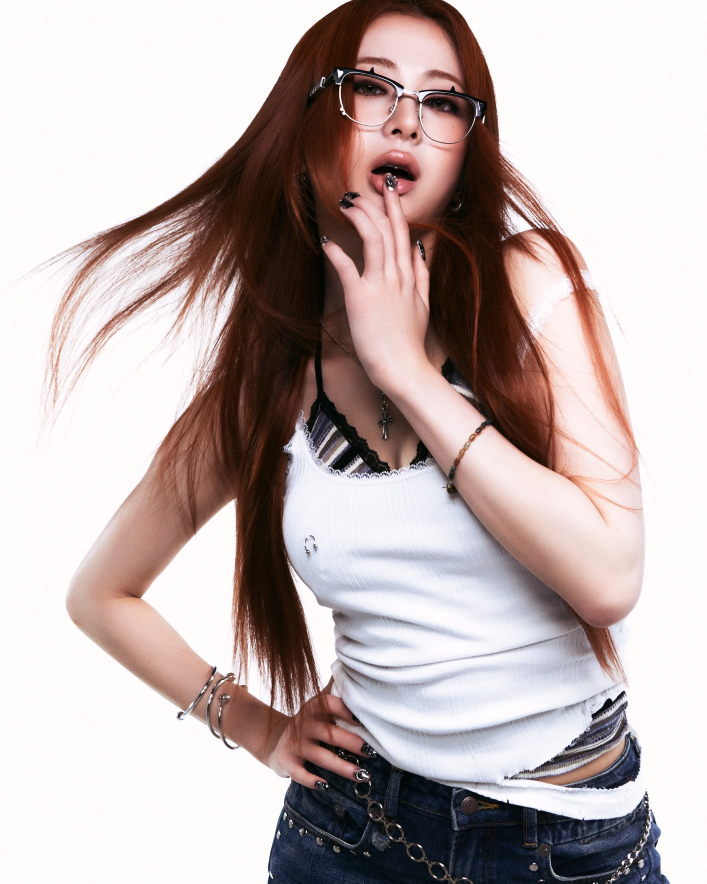
#> input picture COMPACT-BITES/COMPACT BITES YUNJIN (1).jpeg, 1414 x 1767 px (shown at 1/2 size)
$ python build_compact_bites.py
#> lines starting #> are read from the running program, lines starting #| are printed output that depends on the picture; after the words box and inside, x2 and y2 are one past the last pixel; in counts of white or black regions, pixels touching at a corner belong together
"""Rebuild the COMPACT-BITES image layers from the original supplied photographs."""
from pathlib import Path
import numpy as np
from PIL import Image, ImageDraw, ImageFilter, ImageFont
from scipy.ndimage import gaussian_filter, label

ROOT = Path(__file__).resolve().parents[1] / "COMPACT-BITES"
OUT = ROOT / "assets"
OUT.mkdir(exist_ok=True)

# The light seamless studio background can be removed using connected color
# regions. This retains the original full resolution and an antialiased edge.
photo = Image.open(ROOT / "COMPACT BITES YUNJIN (1).jpeg").convert("RGB")
#> photo is the input picture: PIL image 1414x1767 RGB; mean R, G, B 191.7, 178.6, 176.6
rgb = np.asarray(photo, dtype=np.float32)
brightness = rgb.min(axis=2)
neutral = rgb.max(axis=2) - rgb.min(axis=2)
candidate = (brightness > 231) & (neutral < 30)
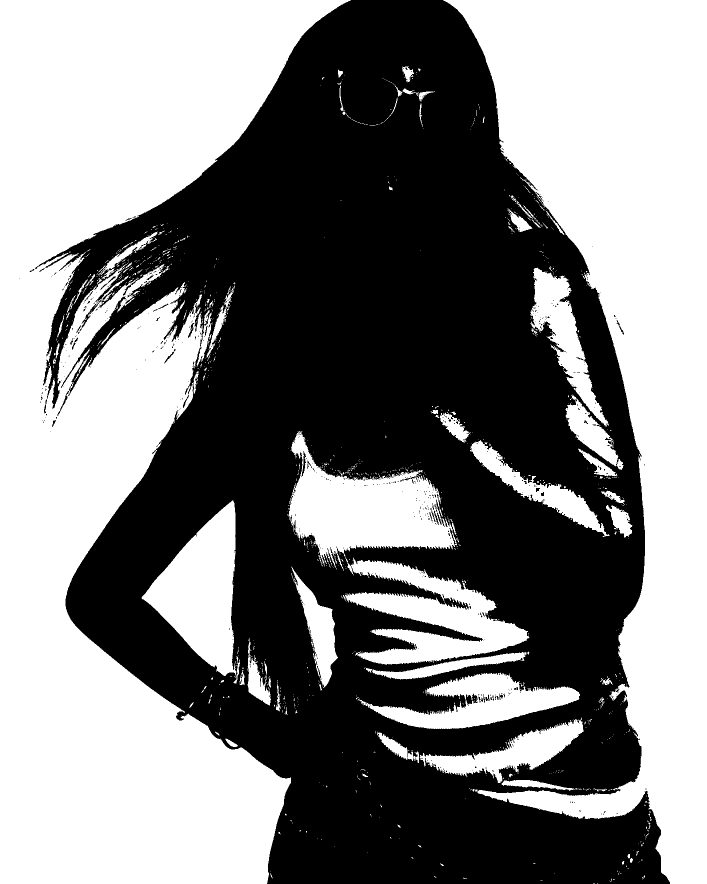
#> candidate: shape (1767, 1414) bool (shown at 1/2 size); 50.6% white; 552 black regions (509 under 20 px), largest, box (x1, y1, x2, y2) and area: (70, 0, 1340, 1767) 1231561, (603, 902, 612, 954) 164, (115, 791, 136, 832) 119
groups, count = label(candidate)
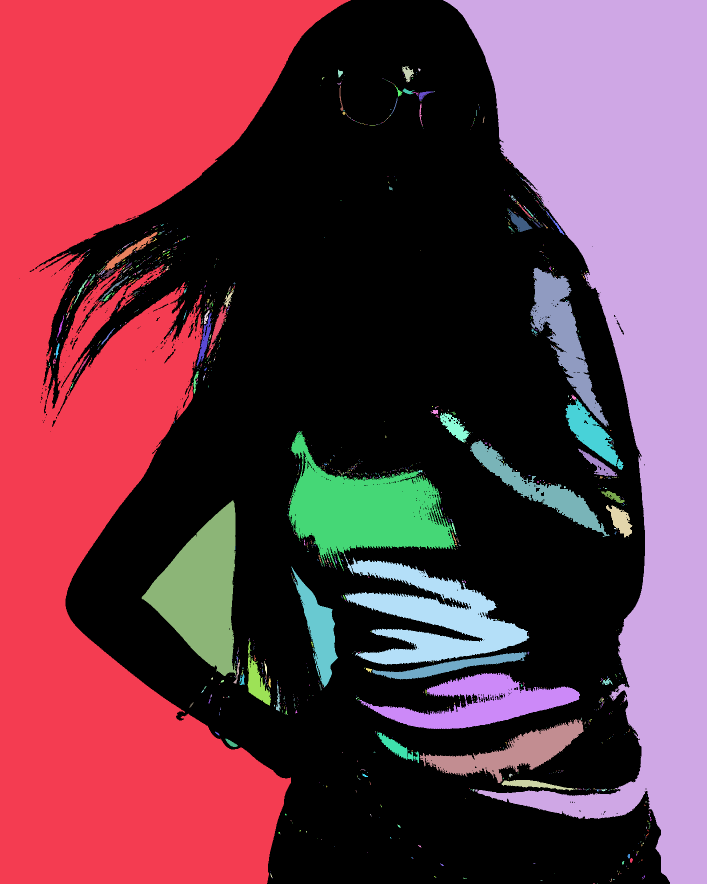
#> groups: shape (1767, 1414) int32 (shown at 1/2 size); 1928 distinct labels, from 0 to 1927; one colour per label, 0 black
#> count = 1927
edge = np.concatenate((groups[0], groups[-1], groups[:, 0], groups[:, -1]))
#> edge = 6362 values, max 1927 at index 2608, min 0 at index 702, mean 2.13
counts = np.bincount(edge[edge > 0], minlength=count + 1)
#> counts = 1928 values, max 3003 at index 1, min 0 at index 0, mean 2.79
background = np.isin(groups, np.where(counts > 120)[0])
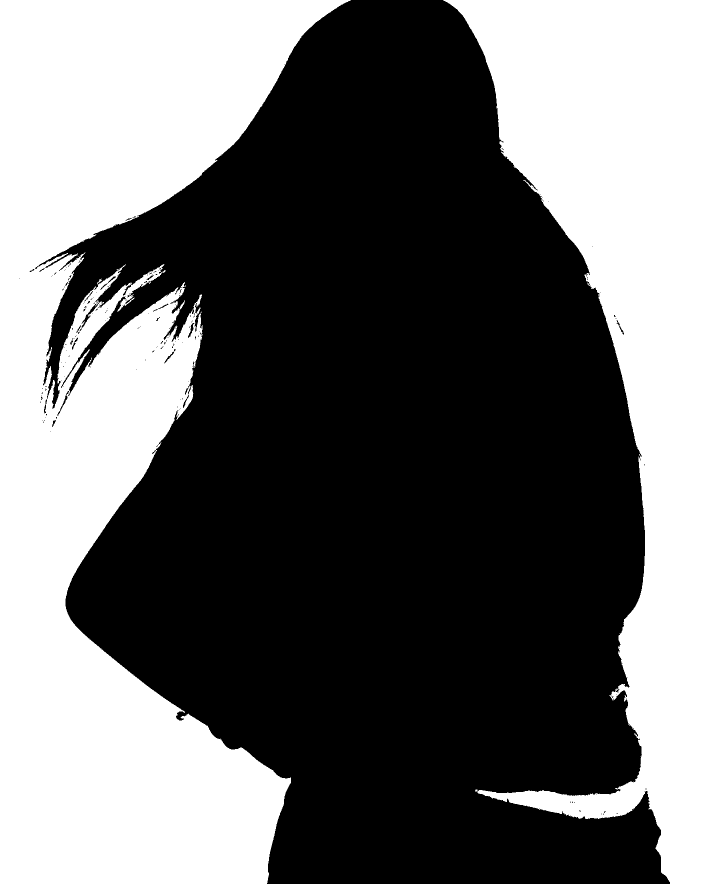
#> background: shape (1767, 1414) bool (shown at 1/2 size); 41.8% white; 2 white regions, box (x1, y1, x2, y2) and area: (0, 0, 702, 1767) 641072, (886, 0, 1414, 1767) 403263
# A large studio-white opening between the bent arm and torso is also empty.
# Only the opening under her bent left arm is an interior white region.
# It is sampled from the source, not inferred from shirt highlights.
arm_gap_id = groups[1100, 350]
#> arm_gap_id = 0
background |= (groups == arm_gap_id) & candidate
foreground = (~background).astype(np.float32)
alpha = gaussian_filter(foreground, 1.15)
subject = Image.fromarray(np.dstack((rgb.astype(np.uint8), (alpha * 255).astype(np.uint8))), "RGBA")
# Keep the full pixel dimensions while using a compact palette for the web.
subject.quantize(colors=256, method=Image.Quantize.FASTOCTREE,
                 dither=Image.Dither.FLOYDSTEINBERG).save(OUT / "subject.png", optimize=True)

# A clean plate with the subject entirely removed. The tones and fine grain
# are sampled from the studio backdrop and tinted for the poster composition.
w, h = 1920, 1200
yy, xx = np.mgrid[:h, :w]
grain = np.random.default_rng(21).normal(0, 2.2, (h, w))
glow = 18 * np.exp(-((xx - 950)**2 / (850**2) + (yy - 480)**2 / (790**2)))
base = np.stack((238 + glow + grain, 239 + glow + grain, 244 + glow + grain), axis=-1)
base = np.uint8(np.clip(base, 0, 255))
Image.fromarray(base, "RGB").save(OUT / "bg.jpg", quality=90, optimize=True)
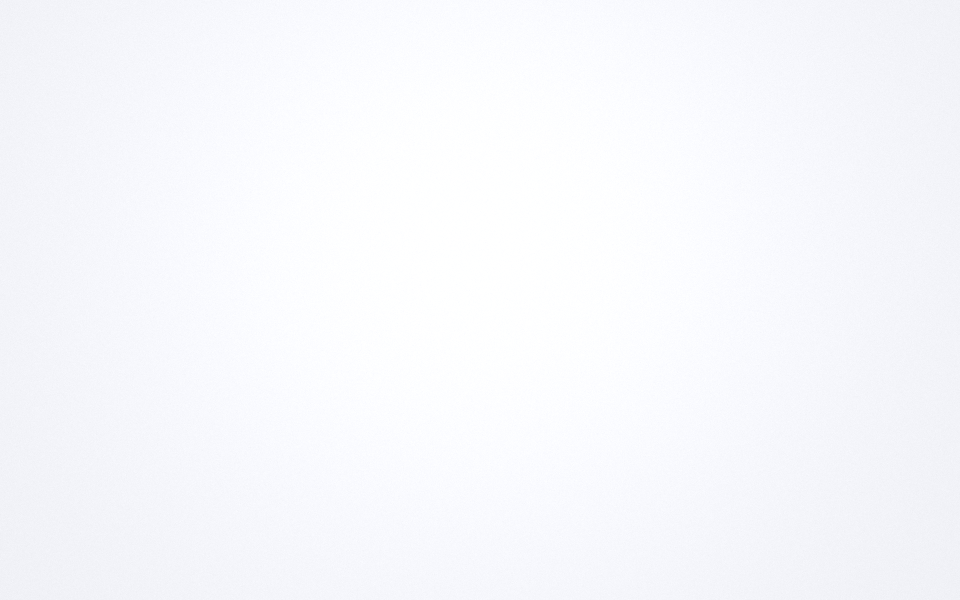
#> saved as bg.jpg: PIL image 1920x1200 RGB (shown at 1/2 size); mean R, G, B 247.8, 248.7, 252.5

font_bold = "/usr/share/fonts/truetype/dejavu/DejaVuSans-Bold.ttf"
font_regular = "/usr/share/fonts/truetype/dejavu/DejaVuSans.ttf"

def text_sticker(name, text, size, color, outline, angle):
#> called with name = 'graffiti-1.png', text = 'HOT & CRUNCHY!', size = 117, color = '#ef3154', outline = '#fff7e4', angle = 8
    layer = Image.new("RGBA", (1300, 370))
#> layer: PIL image 1300x370 RGBA; every value is 0
    draw = ImageDraw.Draw(layer)
    font = ImageFont.truetype(font_bold, size)
    draw.text((70, 70), text, font=font, fill=color, stroke_width=13, stroke_fill=outline)
    bbox = layer.getbbox()
#> bbox = (67, 79, 1218, 194)
    layer = layer.crop((max(0,bbox[0]-15),max(0,bbox[1]-15),min(1300,bbox[2]+15),min(370,bbox[3]+15)))
#> layer: PIL image 1181x145 RGBA
    layer.rotate(angle, Image.Resampling.BICUBIC, expand=True).save(OUT / name, optimize=True)
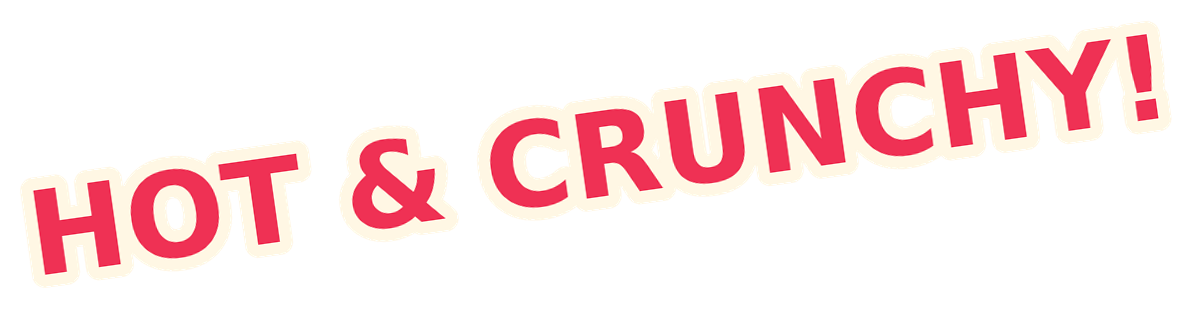
#> saved as graffiti-1.png: PIL image 1191x309 RGBA; mean R, G, B, A 73.7, 49.8, 50.7, 73.6; transparent parts drawn white

text_sticker("graffiti-1.png", "HOT & CRUNCHY!", 117, "#ef3154", "#fff7e4", 8)
text_sticker("graffiti-2.png", "YUNJIN.exe", 102, "#2475e9", "#ffffff", -7)

# A graphic foreground uses a second supplied photo. Keeping the face inside
# the card preserves its original crop while giving the scene a nearer plane.
card = Image.new("RGBA", (700, 940))
#> card: PIL image 700x940 RGBA; every value is 0
d = ImageDraw.Draw(card)
d.rounded_rectangle((12, 12, 688, 920), radius=24, fill="#2c54bf", outline="#162c66", width=7)
d.rounded_rectangle((29, 50, 672, 800), radius=13, fill="#f8f7f8")
closeup = Image.open(ROOT / "COMPACT BITES YUNJIN (2).jpeg").convert("RGB")
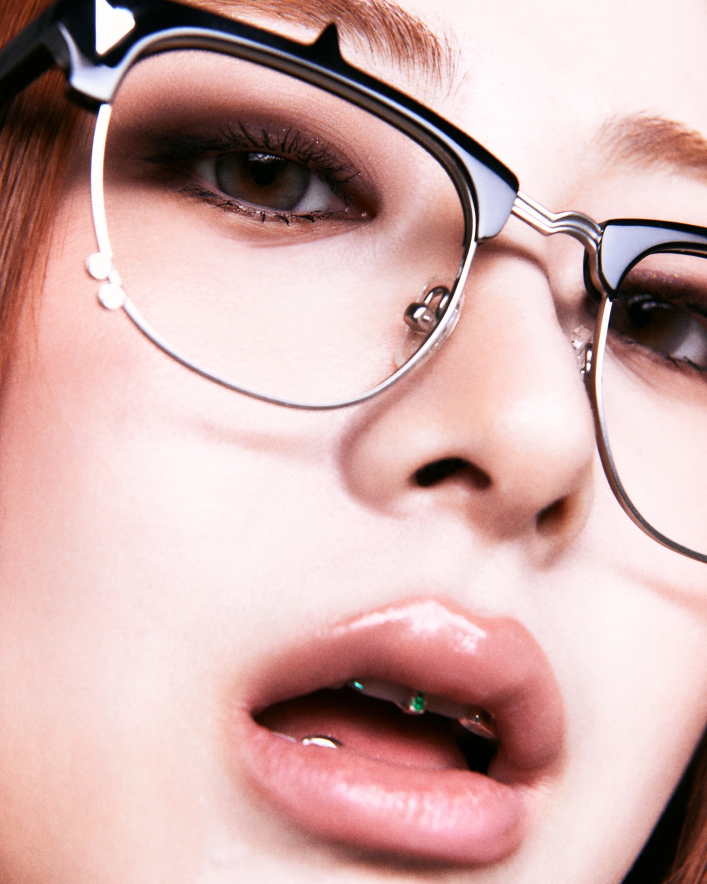
#> input picture COMPACT-BITES/COMPACT BITES YUNJIN (2).jpeg, 1414 x 1767 px (shown at 1/2 size)
#> closeup is the input picture: PIL image 1414x1767 RGB; mean R, G, B 208, 173.7, 171.5
ratio = max(610 / closeup.width, 720 / closeup.height)
#> ratio = 0.431
closeup = closeup.resize((round(closeup.width*ratio), round(closeup.height*ratio)), Image.Resampling.LANCZOS)
#> closeup: PIL image 610x762 RGB
cx = (closeup.width-610)//2
#> cx = 0
cy = (closeup.height-720)//2
#> cy = 21
card.paste(closeup.crop((cx,cy,cx+610,cy+720)), (46,66))
d.rectangle((29, 806, 672, 903), fill="#2c54bf")
d.text((49, 829), "02  /  CLOSE UP", font=ImageFont.truetype(font_bold, 34), fill="white")
card = card.rotate(8, Image.Resampling.BICUBIC, expand=True)
#> card: PIL image 826x1030 RGBA
card.quantize(colors=256, method=Image.Quantize.FASTOCTREE,
              dither=Image.Dither.FLOYDSTEINBERG).save(OUT / "midground.png", optimize=True)
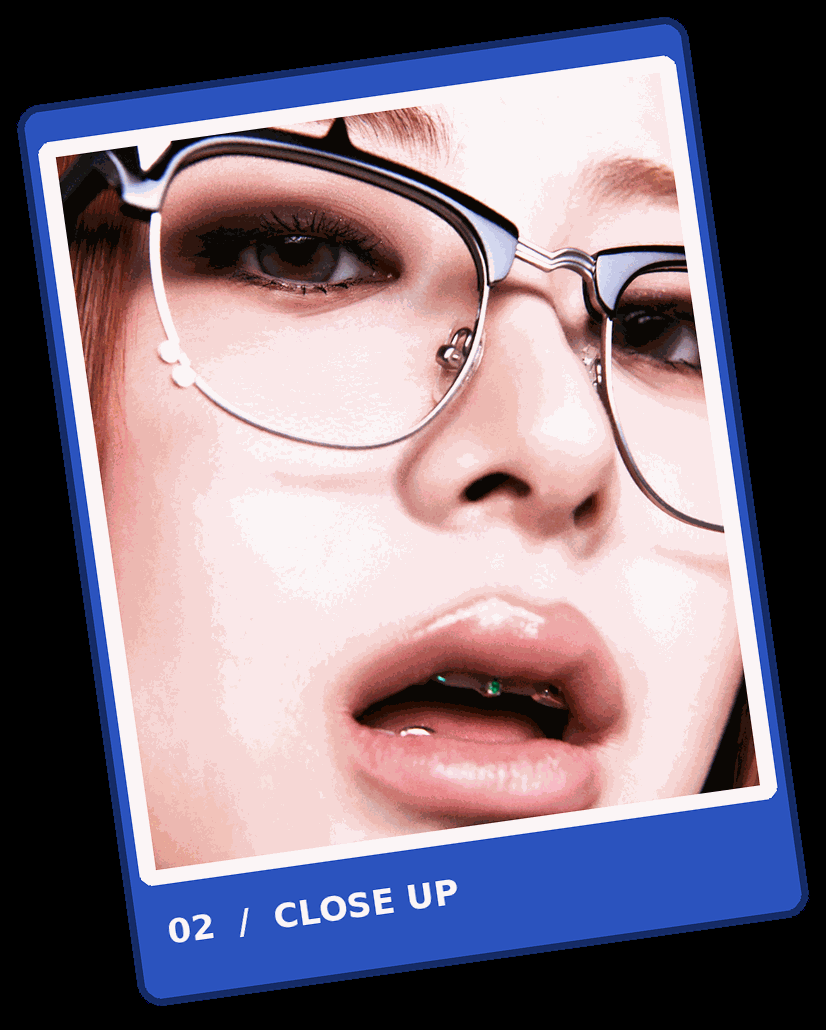
#> saved as midground.png: PIL image 826x1030 P; mean R, G, B 127, 114.8, 128.9

# Small, high quality copies keep the interactive photo tray responsive.
# Originals remain untouched beside index.html for future re-crops.
photos = [
    "COMPACT BITES YUNJIN (1).jpeg",
    "COMPACT BITES YUNJIN (2).jpeg",
    "COMPACT BITES YUNJIN (3).jpg",
    "COMPACT BITES YUNJIN (4).jpg",
    "COMPACT BITES YUNJIN (5).jpg",
    "COMPACT BITES YUNJIN (2).png",
    "COMPACT BITES YUNJIN (3).png",
    "COMPACT BITES YUNJIN (4).png",
]
for i, name in enumerate(photos, 1):
    photo = Image.open(ROOT / name).convert("RGB")
    photo.thumbnail((1100, 1300), Image.Resampling.LANCZOS)
#> photo: PIL image 1040x1300 RGB
    photo.save(OUT / f"photo-{i:02}.webp", "WEBP", quality=82, method=4)
#> (the run stopped early here; a loop or call above may not have finished)
